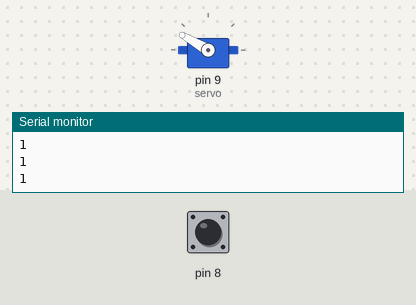
The sketch below on a simulated Arduino Uno, built with avr-gcc and run on an emulated ATmega328P. Shown: servo, the last lines printed to the serial monitor. The inputs (shaded band) are chosen by the test bench; at power-on: pin 8 HIGH. Random numbers use the default seed unless the sketch sets one.

Above: at 3.1 s.
At 7.5 s:
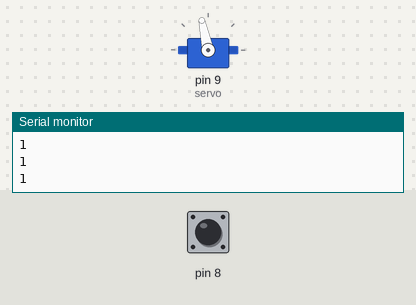
7.6 s: pin 8 pulled LOW for 1.3 s
At 15.5 s:
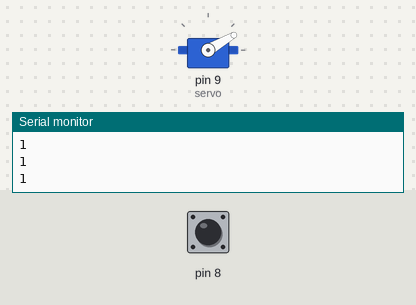
Timing chart, 0 to 17.1 s (numbered marks = the images above; inputs shaded):
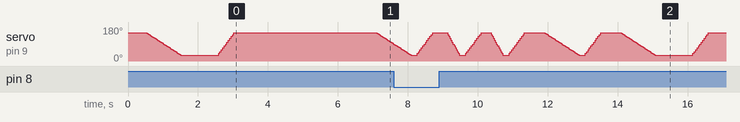

The sketch:

useless-box-v1.ino
```cpp
#include <Servo.h>
Servo servo;

#define STATE_IDLE 0
#define STATE_EXTENDING 2
#define STATE_RESETTING 3

int extended_pos = 30;
int retracted_pos = 150;
int servo_pos = extended_pos;

int state = STATE_IDLE;
int animation_number = 0;
unsigned long resetting_cooldown_timer = 0;

// Set servo position and remember where the servo was
void set_servo_pos(int pos) {
  servo_pos = pos;
  servo.write(pos);
}

// Sweep servo to a position with a given step size and step delay
void sweep_servo_at_speed(int target_pos, int step_size, int step_delay) {
  if (servo_pos <= target_pos) {
    for (int i = servo_pos; i <= target_pos; i += step_size) {
      servo.write(i);
      delay(step_delay);
    }
  } else {
    for (int i = servo_pos; i >= target_pos; i -= step_size) {
      servo.write(i);
      delay(step_delay);
    }
  }
  servo.write(target_pos);
  servo_pos = target_pos;
}

void setup() {
  pinMode(9, OUTPUT);
  pinMode(8, INPUT_PULLUP);
  servo.attach(9);
  Serial.begin(9600);
}

void loop() {
  bool switchVal = digitalRead(8);
  Serial.println(switchVal);

  switch (state) {
    case STATE_IDLE: {
      if (switchVal) {
        // If button is pressed, choose an animation and go into the extending state
        state = STATE_EXTENDING;
        animation_number = random(0, 5);
      }
      set_servo_pos(retracted_pos);
      break;
    }
    case STATE_EXTENDING: {
      // Execute the animation that has been randomly chosen
      switch (animation_number) {
        case 0: {
          // Normal open -> hit switch -> close
          delay(500);
          sweep_servo_at_speed(extended_pos, 3, 25);
          delay(100);
          break;
        }
        case 1: {
          // short delay after open
          delay(500);
          sweep_servo_at_speed(extended_pos, 3, 25);
          delay(500);
          break;
        }
        case 2: {
          // long delay after open
          delay(500);
          sweep_servo_at_speed(extended_pos, 3, 25);
          delay(1000);
          break;
        }
        case 3: {
          // fast
          delay(200);
          sweep_servo_at_speed(extended_pos, 10, 30);
          delay(100);
          break;
        }
        case 4: {
          // wait a bit before starting
          delay(4000);
          sweep_servo_at_speed(extended_pos, 3, 25);
          delay(100);
          break;
        }
      }
      state = STATE_RESETTING;
      break;
    }
    case STATE_RESETTING: {
      sweep_servo_at_speed(retracted_pos, 10, 40);
      state = STATE_IDLE;
      break;
    }
  }
  delay(10);
}
```
